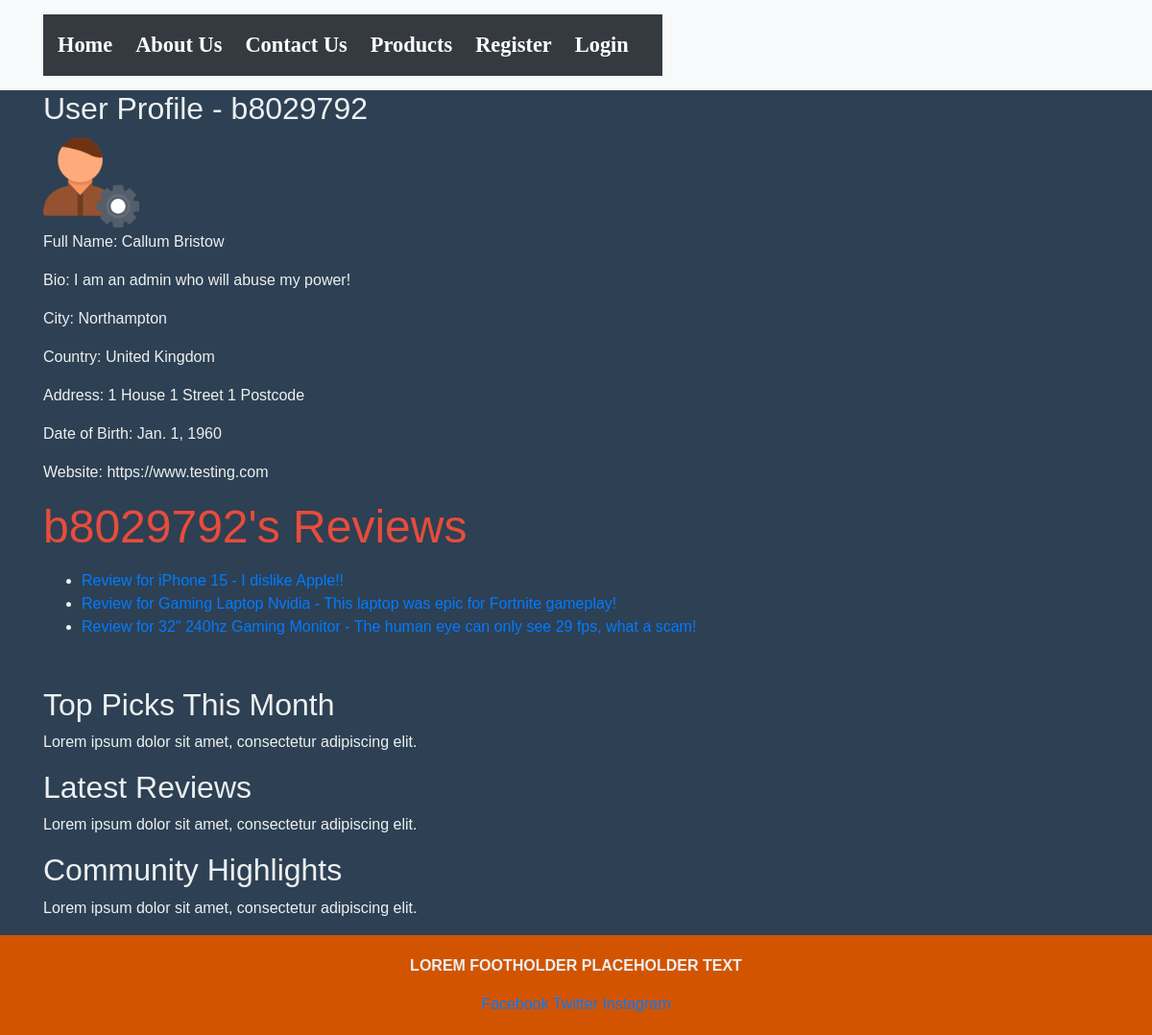
The app's page /profiles/1/ with its own data.
### ElectronicsReviewApp/models.py (models this page shows, shortened)
class Profile(models.Model):
    user = models.OneToOneField(User, on_delete=models.CASCADE)
    full_name = models.CharField(max_length=150, blank=True, null=True)
    city = models.CharField(max_length=100, blank=True, null=True)  # change to city as per brief
    country = models.CharField(max_length=100, blank=True, null=True)
    address = models.TextField(blank=True, null=True)
    date_of_birth = models.DateField(blank=True, null=True)
    website = models.URLField(blank=True, null=True)
    bio = models.TextField(blank=True, null=True)
    photo = models.ImageField(upload_to='profile_photos/', blank=True, null=True)

class Review(models.Model):
    RATING_CHOICES = [
        (1, '1 - Terrible'),
        (2, '2 - Poor'),
        (3, '3 - Average'),
        (4, '4 - Good'),
        (5, '5 - Excellent'),
    ]
    product = models.ForeignKey(Product, on_delete=models.CASCADE, related_name='reviews')
    reviewer = models.ForeignKey(User, on_delete=models.CASCADE)  # Changed to User
    rating = models.IntegerField(choices=RATING_CHOICES)
    description = models.TextField(max_length=512)
    author = models.CharField(max_length=100)  # New field
    date_posted = models.DateTimeField(auto_now_add=True)  # New field

class Product(models.Model):
    price = models.DecimalField(max_digits=8, decimal_places=2)
    name = models.CharField(max_length=50)
    manufacturer = models.CharField(max_length=50)
    description = models.TextField(max_length=512)
    photo = models.ImageField(upload_to='img/', blank=True, null=True)
    category = models.CharField(max_length=50)  # new field to match brief
    release_date = models.DateField()  # new field to match brief

### ElectronicsReviewApp/views.py (the view)
# urls.py: path('profiles/<int:user_profile_id>/', user_profile, name='user_profile'),
def user_profile(request, user_profile_id):
    user_profile = get_object_or_404(Profile, id=user_profile_id)
    user_profile_reviews = Review.objects.filter(reviewer=user_profile.user)
    return render(request, 'ElectronicsReviewApp/user_profile.html', {'user_profile': user_profile, 'user_profile_reviews': user_profile_reviews})

### ElectronicsReviewApp/templates/ElectronicsReviewApp/user_profile.html (shortened to what this page needs)
{% extends 'base.html' %}
{% block content %}
    <h2>User Profile - {{ user_profile.user.username }}</h2>
    {% if user_profile.photo %}
        <img src="{{ user_profile.photo.url }}" alt="{{ user_profile.user.username }}'s Profile Pic" width="100">
    {% endif %}
    <p>Full Name: {{ user_profile.full_name }}</p>
    <p>Bio: {{ user_profile.bio }}</p>
    <p>City: {{ user_profile.city }}</p>
    <p>Country: {{ user_profile.country }}</p>
    <p>Address: {{ user_profile.address }}</p>
    <p>Date of Birth: {{ user_profile.date_of_birth }}</p>
    <p>Website: {{ user_profile.website }}</p>
    <section class="content-section">
        <h2>{{ user_profile.user.username }}'s Reviews</h2>
        {% if user_profile_reviews %}
            <ul>
                {% for review in user_profile_reviews %}
                    <li>
                        <a href="{% url 'review_detail' product_id=review.product.id review_id=review.id %}">
                            Review for {{ review.product.name }} - {{ review.description }}
                        </a>
                    </li>
                {% endfor %}
            </ul>
        {% else %}
            <p>{{ user_profile.user.username }} hasn't left any reviews yet.</p>
        {% endif %}
    </section>
{% endblock %}

### ElectronicsReviewApp/static/css/custom-styles.css (style rules this page uses)
body { font-family: 'Raleway', sans-serif; background-color: #2e4053; color: #ecf0f1; }
.content-section { margin-bottom: 50px; }
.content-section h2 { font-size: 3em; margin-bottom: 15px; color: #e74c3c; }

### records on screen
Profile: user.username "b8029792", photo (picture), full_name "Callum Bristow", bio "I am an admin who will abuse my power!", city "Northampton", country "United Kingdom", address "1 House 1 Street 1 Postcode", date_of_birth "Jan. 1, 1960", website "https://www.testing.com"
Review: product.name "iPhone 15", description "I dislike Apple!!"
Review: product.name "Gaming Laptop Nvidia", description "This laptop was epic for Fortnite gameplay!"
Review: product.name "32\" 240hz Gaming Monitor", description "The human eye can only see 29 fps, what a scam!"
